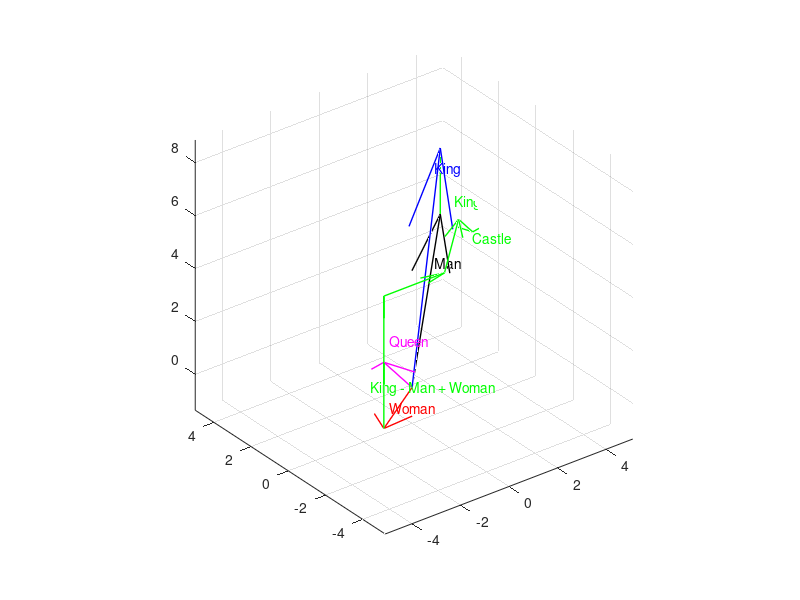

Write MATLAB code to recreate this figure.
king = quiver3(0,0,0,5,5,5, 0)
set(king, 'Color', 'blue');
set(king, 'LineWidth', 1);
kingtext = text(4, 4, 5, 'King')
set(kingtext, 'Color', 'blue')

hold on

man = quiver3(0,0,0,5,5,2.5, 0)
set(man, 'Color', 'black');
set(man, 'LineWidth', 1);
mantext = text(4, 4, 1.5, 'Man')
set(mantext, 'Color', 'black')
hold on


queen = quiver3(0,0,0,-5,-5,5, 0)
set(queen, 'Color', 'magenta');
set(queen, 'LineWidth', 1);
queentext = text(-4, -4, 5, 'Queen')
set(queentext, 'Color', 'magenta')
hold on

woman = quiver3(0,0,0,-5,-5,2.5, 0)
set(woman, 'Color', 'red');
set(woman, 'LineWidth', 1);
queentext = text(-4, -4, 2.5, 'Woman')
set(queentext, 'Color', 'red')
hold on

kingminusman = quiver3(5,5,5,0,0,-2.5, 0)
set(kingminusman, 'Color', 'green');
set(kingminusman, 'LineWidth', 1);
kingminusmantext = text(4.8, 4, 3.5, 'King - Man')
set(kingminusmantext, 'Color', 'green')
hold on



womanplusresult = quiver3(-5,-5,2.5,0,0,2.5, 0)
set(womanplusresult, 'Color', 'green');
set(womanplusresult, 'LineWidth', 1);
womanplusresulttext = text(-4.8, -4, 3.5, 'King - Man + Woman')
set(womanplusresulttext, 'Color', 'green')
hold on




t1 = quiver3(-5,-5,5,0,0,2.5, 0)
set(t1, 'Color', 'green');
set(t1, 'LineWidth', 1);
hold on

t2 = quiver3(-5,-5,7.5,2.5,0,0, 0)
set(t2, 'Color', 'green');
set(t2, 'LineWidth', 1);
hold on

t3 = quiver3(-2.5,-5,7.5,2.5,2.5,0, 0)
set(t3, 'Color', 'green');
set(t3, 'LineWidth', 1);
hold on


t4 = quiver3(-0,-2.5,7.5,2.5,2.5,-2.5, 0)
set(t4, 'Color', 'green');
set(t4, 'LineWidth', 1);
castletext = text(2.5, 0, 4.8, 'Castle')
set(castletext, 'Color', 'green')
hold on

axis equal


